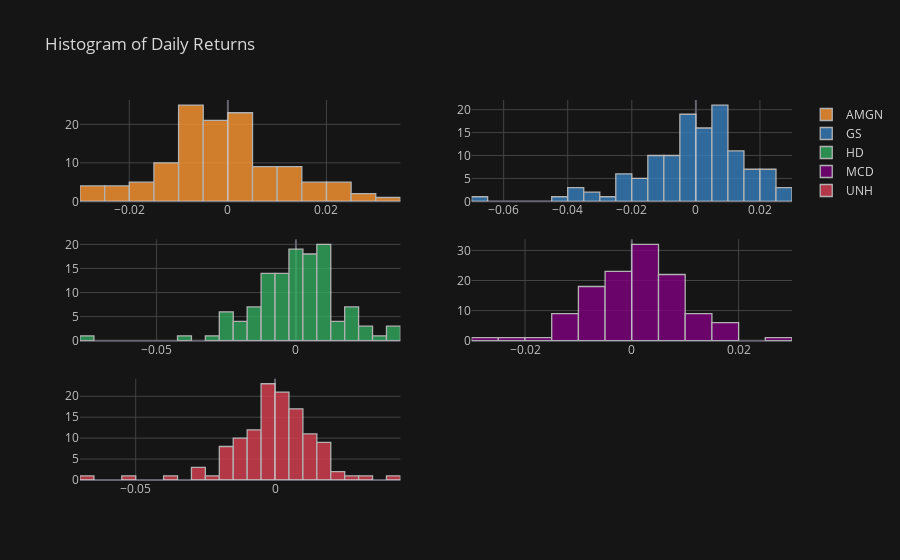

The code cell stored with this chart in its notebook:
### Code cell
# Plot log normal distribution of returns
daily_returns.iplot(kind='histogram', title = 'Histogram of Daily Returns', subplots=True)
